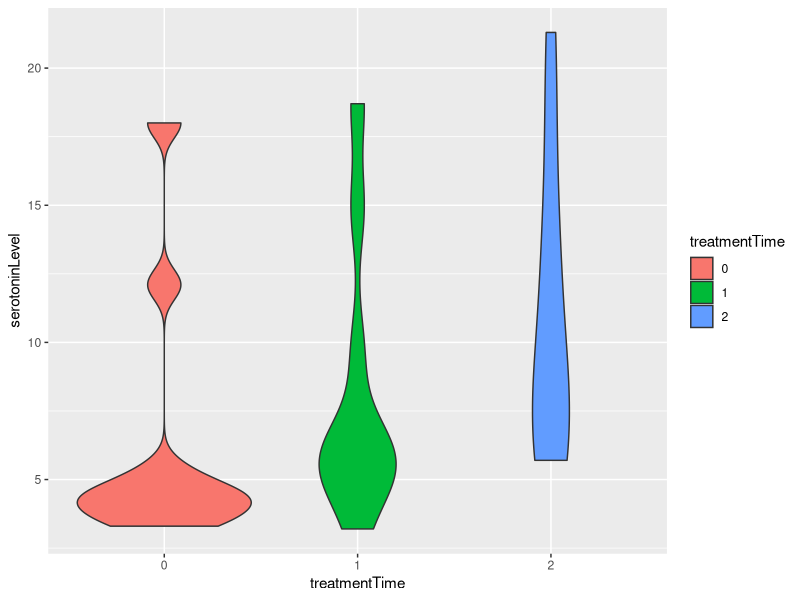

The R script that drew this image:
## ---- chunk 1
#| echo: false
library(ggplot2)
# Import the CSV file into an R Dataframe
locust_df <- read.csv("../Datasets/LocustSerotonin.csv") 

# Convert treatment time column to discrete values
locust_df$treatmentTime <- as.factor(locust_df$treatmentTime)

# Plot the data using ggplot package
ggplot(locust_df, aes(x = treatmentTime, 
                      y = serotoninLevel, 
                      group = treatmentTime, 
                      fill = treatmentTime)) +

  geom_violin() 
